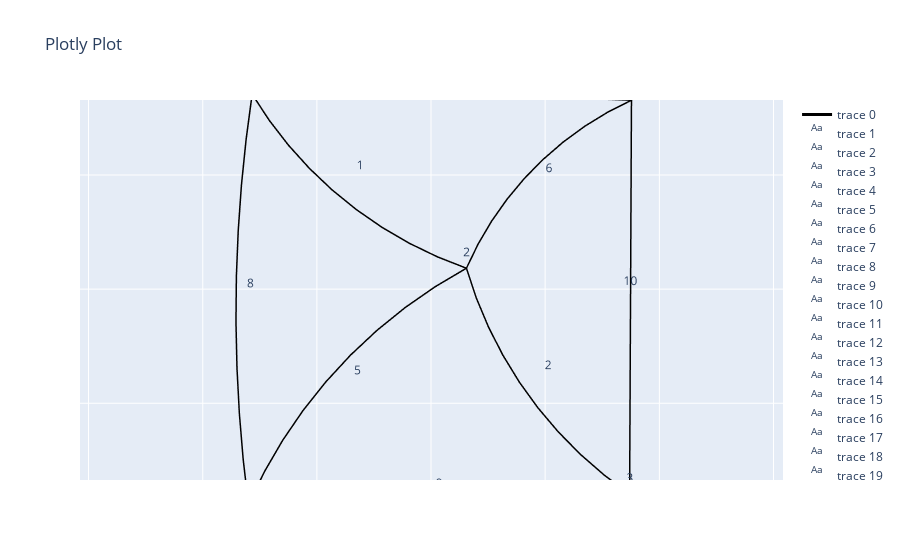

Write notebook code for a chart like this one.
### Markdown cell above
### Step 3: Define elements as a curves
An (optional) optimization algorithm finds the vertex locations minimizing abs(l1-l0). Next the (optimized) network is scaled down, and edges are defined as arcs.

available error functions in the optimization algorithms are:
- 'no optimization' : Network is scaled down directly, and no alogirthm is applied
- 'standard'        : a standard L2-norm quantifies the error
- 'sigmoid'         : a sigmoid function skews the L2-norm to penalize too short edges more (b>0) or too long edges more (b<0)

Preliminary results shows best results using a standard L2 error function

### Code cell
# net.initialize_shape_optimizer(function_type = 'no optimization',  method = 'L-BFGS-B', params = None)
# net.initialize_shape_optimizer(function_type = 'standard',  method = 'L-BFGS-B',options ={"maxiter": 10000, "maxfun": 1500000, "maxls": 5000})
net.initialize_shape_optimizer(function_type = 'standard',  method = 'Gauss-Seidel',options ={"maxiter": 1000, "damping": .1, "correction_scalar": 1.5, "tol": 1e-6})
# net.initialize_shape_optimizer(function_type = 'standard',  method = 'trust-constr')
# net.initialize_shape_optimizer(function_type = 'sigmoid',  method = 'L-BFGS-B', params = {'a': 4, 'b': -1})
net.optimize_vertices()
reference_point = [0,0,0]                         # The network will be scaler relative to this point
net.scale_vertices(reference_point, net.l_scalar, account_for_leafs = True) # If you don't provide a scalar, it will use network.l_scalar automatically

# #  You can plot the scaled network like this
# # net.net_plot(color=True, plot_type='scaled')

# # Determine the Radius and Angle of the circle that define the arc of each element
R, th = net.arc_param()
# # for the arc length (net.l1 * net.l_scalar) is used unless specified otherwise, for the cord length (net.l0) is used unless specified otherwise
xyz = net.arc_points(n = 10) 

net.net_plot(color=True, plot_type='arcs', elables=True, vlabels = True)
# net.net_plot(color=True, plot_type='optimized', elables=False, vlabels = False)

# np.min(R/net.l0), net.l_scalar, np.min(net.l0 - net.l1), np.max(net.l0 - net.l1)
net.vertices_optimized*0.13468700594861674

### Figure 1 — Plotly figure (JSON) as saved in the notebook; plotly's stock layout.template omitted (floating-point values rounded to 4 significant figures; data arrays with more than 128 entries replaced by an {"elided": "..."} marker saying what was removed)
{"data": [{"line": {"color": "black", "width": 3}, "mode": "lines", "type": "scatter3d", "x": {"elided": "132 float values"}, "y": {"elided": "132 float values"}, "z": {"elided": "132 int values"}}, {"mode": "text", "text": ["0"], "type": "scatter3d", "x": [-45.6], "y": [47.46], "z": [0]}, {"mode": "text", "text": ["1"], "type": "scatter3d", "x": [-12.49], "y": [18.77], "z": [0]}, {"mode": "text", "text": ["2"], "type": "scatter3d", "x": [20.36], "y": [-16.02], "z": [0]}, {"mode": "text", "text": ["3"], "type": "scatter3d", "x": [46.76], "y": [-47.44], "z": [0]}, {"mode": "text", "text": ["4"], "type": "scatter3d", "x": [-45.66], "y": [-49.42], "z": [0]}, {"mode": "text", "text": ["5"], "type": "scatter3d", "x": [-12.81], "y": [-16.94], "z": [0]}, {"mode": "text", "text": ["6"], "type": "scatter3d", "x": [20.52], "y": [18.25], "z": [0]}, {"mode": "text", "text": ["7"], "type": "scatter3d", "x": [47.55], "y": [46.23], "z": [0]}, {"mode": "text", "text": ["8"], "type": "scatter3d", "x": [-31.46], "y": [-1.794], "z": [0]}, {"mode": "text", "text": ["9"], "type": "scatter3d", "x": [1.388], "y": [-36.59], "z": [0]}, {"mode": "text", "text": ["10"], "type": "scatter3d", "x": [34.72], "y": [-1.394], "z": [0]}, {"mode": "text", "text": ["11"], "type": "scatter3d", "x": [1.874], "y": [33.4], "z": [0]}, {"mode": "text", "text": ["0"], "type": "scatter3d", "x": [-60.05], "y": [61.01], "z": [0]}, {"mode": "text", "text": ["1"], "type": "scatter3d", "x": [-31.14], "y": [33.92], "z": [0]}, {"mode": "text", "text": ["2"], "type": "scatter3d", "x": [6.161], "y": [3.63], "z": [0]}, {"mode": "text", "text": ["3"], "type": "scatter3d", "x": [34.56], "y": [-35.67], "z": [0]}, {"mode": "text", "text": ["4"], "type": "scatter3d", "x": [58.96], "y": [-59.21], "z": [0]}, {"mode": "text", "text": ["5"], "type": "scatter3d", "x": [-59.53], "y": [-61.33], "z": [0]}, {"mode": "text", "text": ["6"], "type": "scatter3d", "x": [-31.79], "y": [-37.5], "z": [0]}, {"mode": "text", "text": ["7"], "type": "scatter3d", "x": [34.88], "y": [32.88], "z": [0]}, {"mode": "text", "text": ["8"], "type": "scatter3d", "x": [60.22], "y": [59.58], "z": [0]}], "layout": {"scene": {"aspectmode": "data", "camera": {"center": {"x": 0, "y": 0, "z": 0}, "eye": {"x": 0, "y": 0, "z": 3.066}, "up": {"x": 0, "y": 1, "z": 0}}}, "title": {"text": "Plotly Plot"}}}
